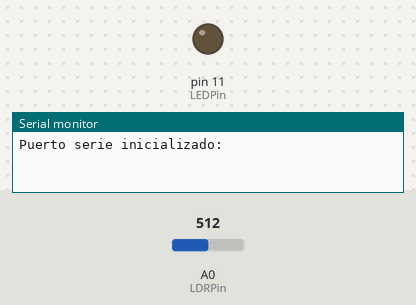
A sketch run on a simulated Arduino Leonardo, built with avr-gcc and run on an emulated ATmega32U4. On the bench: output pins drawn as LEDs (lit = HIGH), the last lines printed to the serial monitor. Inputs (shaded band) come from the test bench; at power-on: A0 (LDRPin) = 512.

Above: at 0.1 s.
At 1.1 s:
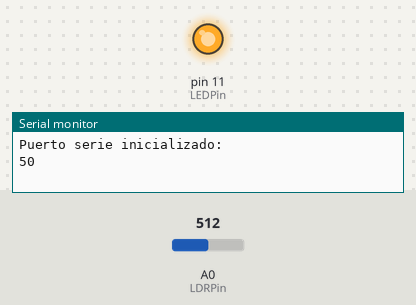
Timing chart, 0 to 2.6 s (numbered marks = the images above):
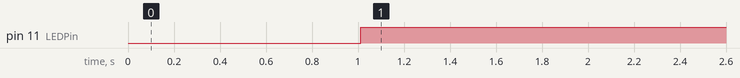

The sketch:

ledPlusFs.ino
```cpp
const int LEDPin = 11;
const int LDRPin = A0;
const int threshold = 100;

void setup() {
	pinMode(LEDPin, OUTPUT);
	pinMode(LDRPin, INPUT);

  // start serial port at 9600 bps and wait for port to open:
  Serial.begin(9600);
  while (!Serial) {
    ; // wait for serial port to connect. Needed for Leonardo only
  }

  digitalWrite(LEDPin, LOW);


  //pinMode(2, INPUT);   // digital sensor is on digital pin 2
  establishContact();  // send a byte to establish contact until receiver responds
}

void loop() {
  int input = 0;

  input = analogRead(LDRPin);
  int n = map (input, 0,1024, 0,100);

  if (50 <= n) {
      		digitalWrite(LEDPin, HIGH);
                Serial.println(n);
  }
  else {
     	        digitalWrite(LEDPin, LOW);
                Serial.println(n);
	}
  delay(300);

}

void establishContact() {
  /*
  while (Serial.available() <= 0) {
    Serial.println("Puerto serie inicializado: " + Serial.available());   // send an initial string
    delay(300);
  }
  */
  Serial.println("Puerto serie inicializado: " + Serial.available());
  delay(1000);
}
```

Measured:
- by itself, pin 11 (LEDPin): LOW → HIGH at 1.0 s
